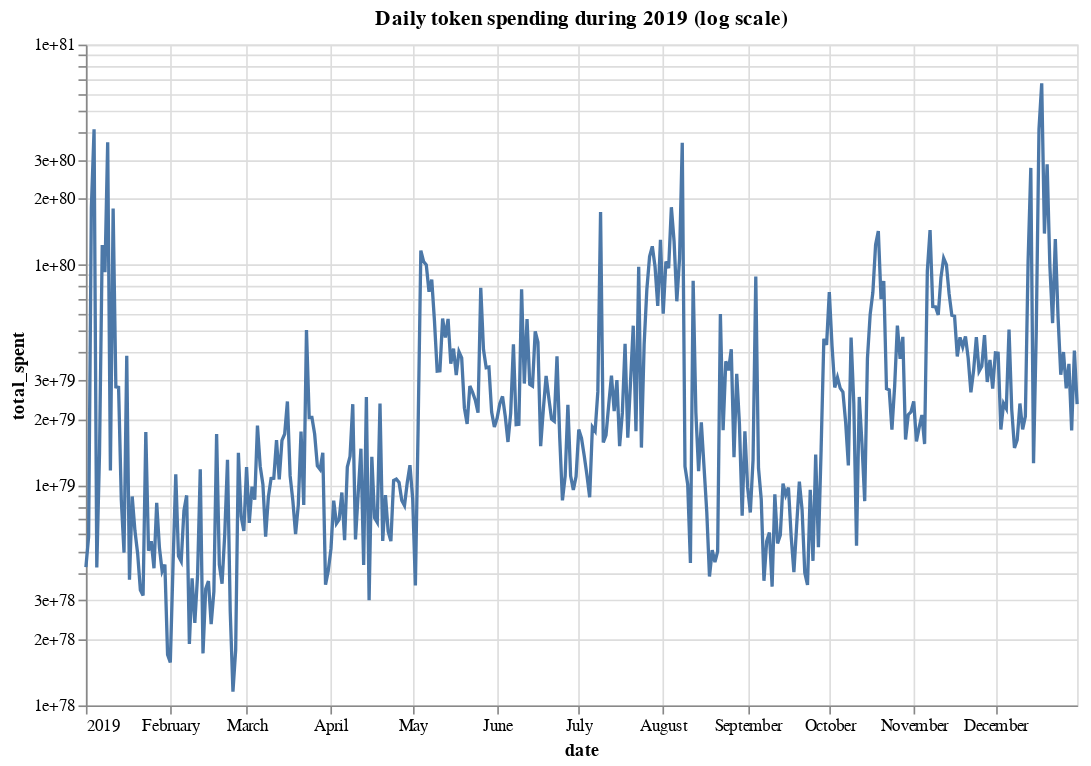

Notebook code cell kept with this figure:
### Code cell
import altair as alt
alt.data_transformers.disable_max_rows()


label = alt.selection_single(
    # encodings=['x'],
    on='mouseover',
    nearest=True,
    empty='none'
)


chart = alt.Chart().mark_line().encode(
    alt.X('date:T'), alt.Y('total_spent:Q', scale=alt.Scale(type='log'))
)


alt.layer(
    chart,

    chart.mark_circle().encode(
        opacity=alt.condition(label, alt.value(1), alt.value(0))
    ).add_selection(label),

    alt.Chart().mark_rule(color='darkgray').encode(
        x='date:T'
    ).transform_filter(label),

    chart.mark_text(align='left', dx=5, dy=-5, stroke='white', strokeWidth=2).encode(
        text=alt.Text('total_spent:Q', format=',.2e')
    ).transform_filter(label),

    chart.mark_text(align='left', dx=5, dy=-5).encode(
        text=alt.Text('total_spent:Q', format=',.2e')
    ).transform_filter(label),

    data=token_transfers
).properties(width=600, height=400, title='Daily token spending during 2019 (log scale)')

### Figure 1 — Vega-Lite specification as saved in the notebook (floating-point values rounded to 4 significant figures; data arrays with more than 128 entries replaced by an {"elided": "..."} marker saying what was removed)
{"config": {"view": {"continuousWidth": 400, "continuousHeight": 300}}, "layer": [{"mark": "line", "encoding": {"x": {"type": "temporal", "field": "date"}, "y": {"type": "quantitative", "field": "total_spent", "scale": {"type": "log"}}}}, {"mark": "circle", "encoding": {"opacity": {"condition": {"value": 1, "selection": "selector001"}, "value": 0}, "x": {"type": "temporal", "field": "date"}, "y": {"type": "quantitative", "field": "total_spent", "scale": {"type": "log"}}}, "selection": {"selector001": {"type": "single", "on": "mouseover", "nearest": true, "empty": "none"}}}, {"mark": {"type": "rule", "color": "darkgray"}, "encoding": {"x": {"type": "temporal", "field": "date"}}, "transform": [{"filter": {"selection": "selector001"}}]}, {"mark": {"type": "text", "align": "left", "dx": 5, "dy": -5, "stroke": "white", "strokeWidth": 2}, "encoding": {"text": {"type": "quantitative", "field": "total_spent", "format": ",.2e"}, "x": {"type": "temporal", "field": "date"}, "y": {"type": "quantitative", "field": "total_spent", "scale": {"type": "log"}}}, "transform": [{"filter": {"selection": "selector001"}}]}, {"mark": {"type": "text", "align": "left", "dx": 5, "dy": -5}, "encoding": {"text": {"type": "quantitative", "field": "total_spent", "format": ",.2e"}, "x": {"type": "temporal", "field": "date"}, "y": {"type": "quantitative", "field": "total_spent", "scale": {"type": "log"}}}, "transform": [{"filter": {"selection": "selector001"}}]}], "data": {"name": "data-4fd5901b9fa80f211120c414dc129fcf"}, "height": 400, "title": "Daily token spending during 2019 (log scale)", "width": 600, "$schema": "https://vega.github.io/schema/vega-lite/v4.8.1.json", "datasets": {"data-4fd5901b9fa80f211120c414dc129fcf": {"elided": "365 records"}}}
